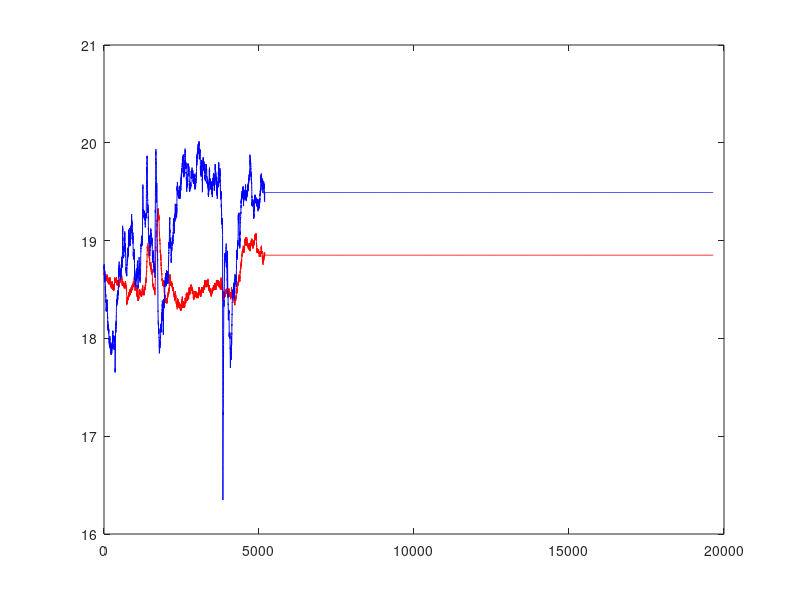

Source code (MATLAB):
clc;
clear;
%close all;

graph = 9;

# Import data
if (graph == 1)
data0 = dlmread('0521/SH0/0.txt');
####################################
elseif(graph == 2)
  data0 = dlmread('0522/SH0/0.txt');
elseif(graph == 3)
  data0 = dlmread('0522/SH1/0.txt');
####################################
elseif(graph == 4)
  data0 = dlmread('0524/SH0/0.txt');
elseif(graph == 5)
  data0 = dlmread('0524/SH1/0.txt');
elseif(graph == 6)
  data0 = dlmread('0524/SH1/1.txt');
####################################
elseif(graph == 7)
  data0 = dlmread('0526/SH1/0.txt');
####################################
elseif(graph == 8)
  data0 = dlmread('0528/SH0/0.txt');
elseif(graph == 9)
  data0 = dlmread('0528/SH1/1.txt');
####################################
end

# Extract time
#time = data(:, 1)';

# Extract temperatures
temperature0 = data0(:, 1)';
%temperature0 = temperature0(1)*normalize(temperature0);

# Extract pressure
#pressure0 = data0(:, 2)';
#pressure0 = temperature0(1)*normalize(pressure0);

# Extract humidity
humidity0 = data0(:, 2)'-temperature0(1);
%humidity0 = humidity0(1)*normalize(humidity0); %normalizar
humidity0 = humidity0-(humidity0(1)-temperature0(1)); % deslocar


time0 = 1:length(data0);

# Plot it
figure;
#plot(time0, temperature0, 'r', pressure0, 'p');
plot(time0, temperature0, 'r', humidity0, 'b');
